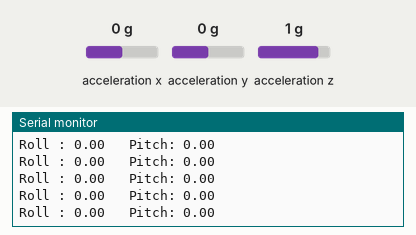
Simulated run of this sketch. Board: Arduino Uno, built with avr-gcc and run on an emulated ATmega328P. Parts: the last lines printed to the serial monitor. Wiring (inferred from the names in the program): MPU-6050 motion sensor at I2C address 0x68. The test bench sets the inputs (shaded band); at power-on: acceleration x 0 g, acceleration y 0 g, acceleration z 1 g.

Above: at 1.2 s.
1.3 s: acceleration x set to -1.4 g
At 2.1 s:
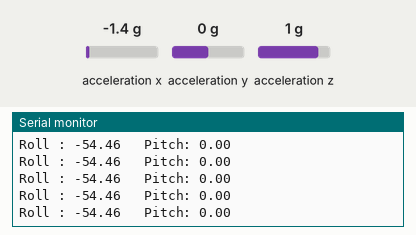
4.3 s: acceleration y set to -1.4 g
At 5.0 s:
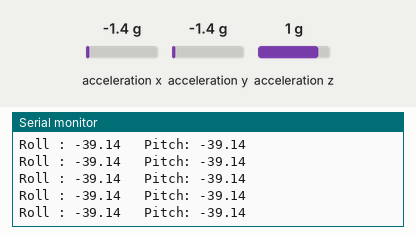
7.3 s: acceleration x set to 0.8 g
At 7.8 s:
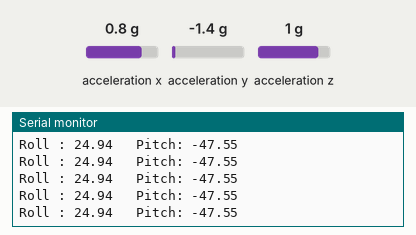
10.3 s: acceleration y set to 0 g
At 10.9 s:
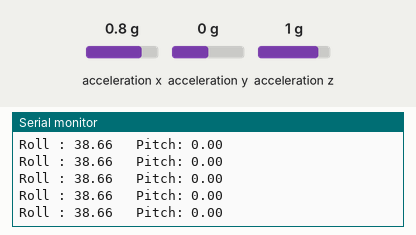
13.3 s: acceleration x set to -0.8 g
At 13.9 s:
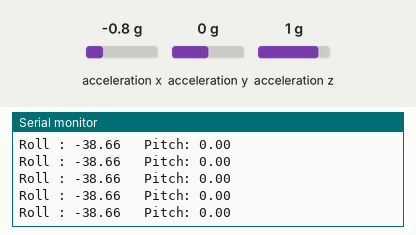
Timing chart, 0 to 16.3 s (numbered marks = the images above; inputs shaded):
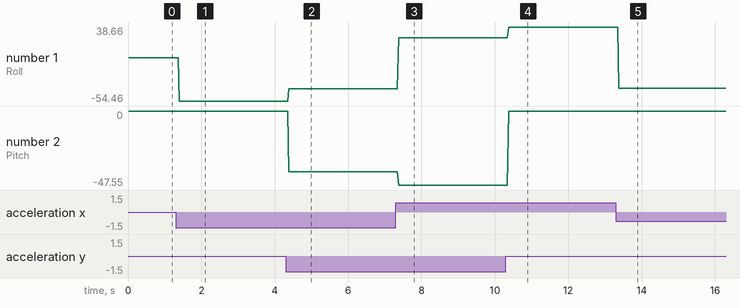

The sketch:

Accelerometer_Angle_Calculation_MPU6050.ino
```cpp
// (licence header left out)
#include<Wire.h>
#define addr 0x68
float accelX, accelY, accelZ;                                                // Defining variables
float X_Accel, Y_Accel, Z_Accel;
float angleX,angleY , gForce, pitch, roll, average =0;

                                                                             // Declaring Functions
void setupMPU();
void readAccel();

void setup(){  // this will run only once
Serial.begin(9600);
Wire.begin();
Serial.println("Starting MPU...");
setupMPU();
}

void loop(){
  readAccel();                                                              // Reading Acceleromter Output Registers
  gForce = sqrt((X_Accel*X_Accel)+(Y_Accel*Y_Accel)+(Z_Accel*Z_Accel));
  angleX = asin((float)X_Accel/gForce)*180/PI;
  angleY = asin((float)Y_Accel/gForce)*180/PI;

  Serial.print("Roll : ");                                                    // printing the output values on Arduino Serial Monitor
  Serial.print(angleX);
  Serial.print("   Pitch: ");
  Serial.println(angleY);
}


void setupMPU(){                                                           // Setting the registers of the MPU6050
  Wire.beginTransmission(addr);                                            // Start I2C communication with the MPU6050
  Wire.write(0x6B);                                                        // clearing "PWR_MGMT_1" register
  Wire.write(0x00);                                                        // Exiting the sleep mode of the Accelerometer
  Wire.endTransmission(addr);                                              // I2C communcation stopped

  // Accelerometer (+/-8g)
  Wire.beginTransmission(addr);                                            // Start I2C communication with the MPU6050
  Wire.write(0x1C);                                                        // Setting "ACCEL_CONFIG" register
  Wire.write(0x10);                                                        // Select  +/- 8g
  Wire.endTransmission(addr);                                              // I2C communcation stopped
  //Configure DLPF
  Wire.beginTransmission(addr);                                            // Start I2C communication with the MPU6050
  Wire.write(0x1A);                                                        // Setting "CONFIG" register to enable LOW PASS Filter
  Wire.write(0x06);
  Wire.endTransmission(addr);                                              // I2C communcation stopped

}

void readAccel(){                                                          // Reading the registers of the Accelerometer
  Wire.beginTransmission(addr);                                            // Start I2C communication with the Gyro
  Wire.write(0x3B);                                                        // Writting the address of first output register for gAccelerometer
  Wire.endTransmission(addr);                                              // I2C communcation stopped
  Wire.requestFrom(addr, 6);                                               // Requesting for 6 Bytes of data from the Accelerometer
  while(Wire.available()<6);                                               // Waiting for 6 Bytes of data from Accelerometer
  X_Accel = Wire.read()<<8 | Wire.read();                                  // Storing HIGH and LOW Bytes of X-axis
  Y_Accel = Wire.read()<<8 | Wire.read();                                  // Storing HIGH and LOW Bytes of Y-axis
  Z_Accel = Wire.read()<<8 | Wire.read();                                  // Storing HIGH and LOW Bytes of Z-axis

  X_Accel/=4096;                                                           // Dividing each axis by 4096 in order to get angle from the raw data output
  Y_Accel/=4096;
  Z_Accel/=4096;
}
```

Measured:
- after the input at 1.3 s, the serial monitor: prints a new line after 0.09 s (image 1)
- after the input at 4.3 s, the serial monitor: prints a new line after 0.08 s (image 2)
- after the input at 7.3 s, the serial monitor: prints a new line after 0.08 s (image 3)
- after the input at 10.3 s, the serial monitor: prints a new line after 0.07 s (image 4)
- after the input at 13.3 s, the serial monitor: prints a new line after 0.07 s (image 5)
- plotted number 1: 0 → -54.46 after the input at 1.3 s, -54.46 → -39.14 after the input at 4.3 s, -39.14 → 24.94 after the input at 7.3 s, 24.94 → 38.66 after the input at 10.3 s, 38.66 → -38.66 after the input at 13.3 s
- plotted number 2: 0 → -39.14 after the input at 4.3 s, -39.14 → -47.55 after the input at 7.3 s, -47.55 → 0 after the input at 10.3 s
